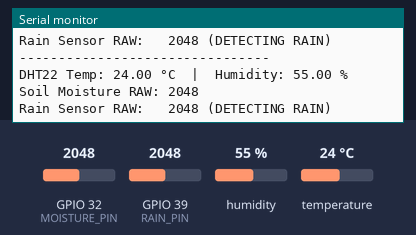
Bench run of a sketch on a simulated ESP32. Parts: the last lines printed to the serial monitor. The inputs (shaded band) are chosen by the test bench; at power-on: GPIO 39 (RAIN_PIN) = 2048, GPIO 32 (MOISTURE_PIN) = 2048, humidity 55 %, temperature 24 °C.

Above: at 7.4 s.
7.5 s: GPIO 39 (RAIN_PIN) set to 2969
At 9.5 s:
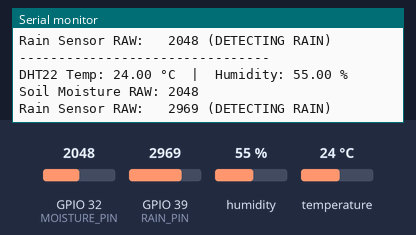
10.2 s: GPIO 39 (RAIN_PIN) set to 3053
At 13.2 s:
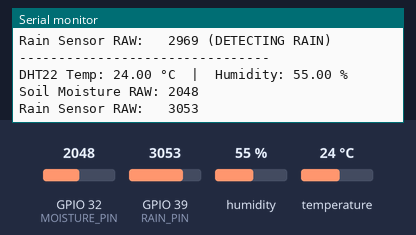
19.5 s: GPIO 39 (RAIN_PIN) set to 3946
At 20.5 s:
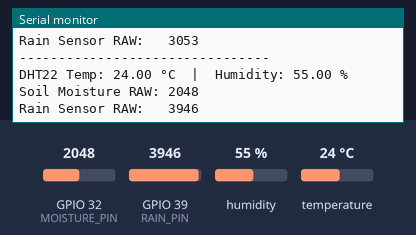
22.2 s: GPIO 39 (RAIN_PIN) set to 4052
At 25.3 s:
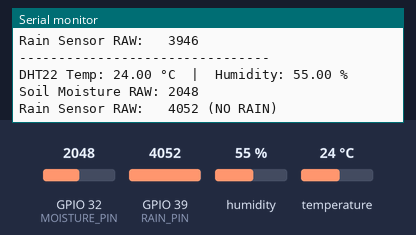

Measured:
- the behaviour switches between 2999 and 3000 on GPIO 39 (RAIN_PIN) (found by bisection; images 1 and 2)
- the behaviour switches between 4000 and 4001 on GPIO 39 (RAIN_PIN) (found by bisection; images 3 and 4)
- after the input at 7.5 s, the serial monitor: prints a new line after 0.53 s (image 1)
- after the input at 10.2 s, the serial monitor: prints a new line after 1.9 s (image 2)
- after the input at 19.5 s, the serial monitor: prints a new line after 0.59 s (image 3)
- after the input at 22.2 s, the serial monitor: prints a new line after 1.9 s (image 4)

The sketch:

sensor_test.ino
```cpp
#include <DHT.h>

// --- PINS ---
#define DHT_PIN 4
#define DHT_TYPE DHT22
#define RAIN_PIN 39
#define MOISTURE_PIN 32

DHT dht(DHT_PIN, DHT_TYPE);

void setup() {
  Serial.begin(115200);
  dht.begin();
  pinMode(RAIN_PIN, INPUT);
  pinMode(MOISTURE_PIN, INPUT);

  Serial.println("--- HARDWARE TEST TOOL STARTING ---");
  delay(2000);
}

void loop() {
  Serial.println("\n--------------------------------");

  // 1. Test DHT22
  float h = dht.readHumidity();
  float t = dht.readTemperature();

  Serial.print("DHT22 Temp: ");
  if (isnan(t)) Serial.print("ERROR"); else Serial.print(t);
  Serial.print(" °C  |  Humidity: ");
  if (isnan(h)) Serial.print("ERROR"); else Serial.print(h);
  Serial.println(" %");

  // 2. Test Soil Moisture
  // Usually: 4095 (Air) -> ~1500 (Water)
  int raw_moisture = analogRead(MOISTURE_PIN);
  Serial.print("Soil Moisture RAW: ");
  Serial.print(raw_moisture);

  if (raw_moisture > 4000) Serial.print(" (Likely DRY/AIR)");
  else if (raw_moisture < 2000) Serial.print(" (Likely WET/WATER)");
  Serial.println();

  // 3. Test Rain Sensor
  // Usually: 4095 (Dry) -> Lower values (Rain)
  int raw_rain = analogRead(RAIN_PIN);
  Serial.print("Rain Sensor RAW:   ");
  Serial.print(raw_rain);

  if (raw_rain > 4000) Serial.print(" (NO RAIN)");
  else if (raw_rain < 3000) Serial.print(" (DETECTING RAIN)");
  Serial.println();

  delay(2000);
}
```
